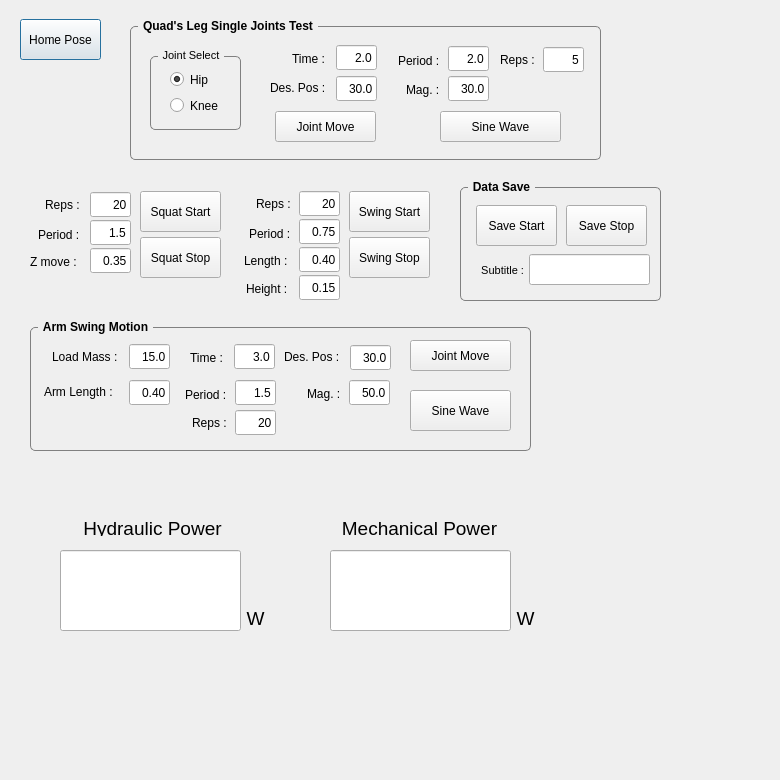
<?xml version="1.0" encoding="UTF-8"?>
<ui version="4.0">
 <class>QuadEffTestDialog</class>
 <widget class="QDialog" name="QuadEffTestDialog">
  <property name="geometry">
   <rect>
    <x>0</x>
    <y>0</y>
    <width>780</width>
    <height>780</height>
   </rect>
  </property>
  <property name="windowTitle">
   <string>Dialog</string>
  </property>
  <widget class="QPushButton" name="BTN_HOMEPOSE">
   <property name="geometry">
    <rect>
     <x>20</x>
     <y>19</y>
     <width>81</width>
     <height>41</height>
    </rect>
   </property>
   <property name="text">
    <string>Home Pose</string>
   </property>
  </widget>
  <widget class="QPushButton" name="BTN_SQUAT_GO">
   <property name="geometry">
    <rect>
     <x>140</x>
     <y>191</y>
     <width>81</width>
     <height>41</height>
    </rect>
   </property>
   <property name="text">
    <string>Squat Start</string>
   </property>
  </widget>
  <widget class="QPushButton" name="BTN_SQUAT_STOP">
   <property name="geometry">
    <rect>
     <x>140</x>
     <y>237</y>
     <width>81</width>
     <height>41</height>
    </rect>
   </property>
   <property name="text">
    <string>Squat Stop</string>
   </property>
  </widget>
  <widget class="QPushButton" name="BTN_SWING_GO">
   <property name="geometry">
    <rect>
     <x>349</x>
     <y>191</y>
     <width>81</width>
     <height>41</height>
    </rect>
   </property>
   <property name="text">
    <string>Swing Start</string>
   </property>
  </widget>
  <widget class="QPushButton" name="BTN_SWING_STOP">
   <property name="geometry">
    <rect>
     <x>349</x>
     <y>237</y>
     <width>81</width>
     <height>41</height>
    </rect>
   </property>
   <property name="text">
    <string>Swing Stop</string>
   </property>
  </widget>
  <widget class="QLineEdit" name="EDIT_SQUAT_PERIOD">
   <property name="geometry">
    <rect>
     <x>90</x>
     <y>220</y>
     <width>41</width>
     <height>25</height>
    </rect>
   </property>
   <property name="text">
    <string>1.5</string>
   </property>
   <property name="alignment">
    <set>Qt::AlignRight|Qt::AlignTrailing|Qt::AlignVCenter</set>
   </property>
  </widget>
  <widget class="QLabel" name="label">
   <property name="geometry">
    <rect>
     <x>38</x>
     <y>227</y>
     <width>51</width>
     <height>16</height>
    </rect>
   </property>
   <property name="text">
    <string>Period :</string>
   </property>
  </widget>
  <widget class="QLineEdit" name="EDIT_SQUAT_Z_POS">
   <property name="geometry">
    <rect>
     <x>90</x>
     <y>248</y>
     <width>41</width>
     <height>25</height>
    </rect>
   </property>
   <property name="text">
    <string>0.35</string>
   </property>
   <property name="alignment">
    <set>Qt::AlignRight|Qt::AlignTrailing|Qt::AlignVCenter</set>
   </property>
  </widget>
  <widget class="QLabel" name="label_2">
   <property name="geometry">
    <rect>
     <x>30</x>
     <y>255</y>
     <width>59</width>
     <height>14</height>
    </rect>
   </property>
   <property name="text">
    <string>Z move :</string>
   </property>
  </widget>
  <widget class="QLineEdit" name="EDIT_SQUAT_REPS">
   <property name="geometry">
    <rect>
     <x>90</x>
     <y>192</y>
     <width>41</width>
     <height>25</height>
    </rect>
   </property>
   <property name="text">
    <string>20</string>
   </property>
   <property name="alignment">
    <set>Qt::AlignRight|Qt::AlignTrailing|Qt::AlignVCenter</set>
   </property>
  </widget>
  <widget class="QLabel" name="label_3">
   <property name="geometry">
    <rect>
     <x>45</x>
     <y>197</y>
     <width>41</width>
     <height>16</height>
    </rect>
   </property>
   <property name="text">
    <string>Reps :</string>
   </property>
  </widget>
  <widget class="QLineEdit" name="EDIT_SWING_LENGTH">
   <property name="geometry">
    <rect>
     <x>299</x>
     <y>247</y>
     <width>41</width>
     <height>25</height>
    </rect>
   </property>
   <property name="text">
    <string>0.40</string>
   </property>
   <property name="alignment">
    <set>Qt::AlignRight|Qt::AlignTrailing|Qt::AlignVCenter</set>
   </property>
  </widget>
  <widget class="QLineEdit" name="EDIT_SWING_PERIOD">
   <property name="geometry">
    <rect>
     <x>299</x>
     <y>219</y>
     <width>41</width>
     <height>25</height>
    </rect>
   </property>
   <property name="text">
    <string>0.75</string>
   </property>
   <property name="alignment">
    <set>Qt::AlignRight|Qt::AlignTrailing|Qt::AlignVCenter</set>
   </property>
  </widget>
  <widget class="QLabel" name="label_4">
   <property name="geometry">
    <rect>
     <x>244</x>
     <y>251</y>
     <width>51</width>
     <height>20</height>
    </rect>
   </property>
   <property name="text">
    <string>Length :</string>
   </property>
  </widget>
  <widget class="QLineEdit" name="EDIT_SWING_REPS">
   <property name="geometry">
    <rect>
     <x>299</x>
     <y>191</y>
     <width>41</width>
     <height>25</height>
    </rect>
   </property>
   <property name="text">
    <string>20</string>
   </property>
   <property name="alignment">
    <set>Qt::AlignRight|Qt::AlignTrailing|Qt::AlignVCenter</set>
   </property>
  </widget>
  <widget class="QLabel" name="label_5">
   <property name="geometry">
    <rect>
     <x>256</x>
     <y>196</y>
     <width>41</width>
     <height>16</height>
    </rect>
   </property>
   <property name="text">
    <string>Reps :</string>
   </property>
  </widget>
  <widget class="QLabel" name="label_6">
   <property name="geometry">
    <rect>
     <x>249</x>
     <y>226</y>
     <width>51</width>
     <height>16</height>
    </rect>
   </property>
   <property name="text">
    <string>Period :</string>
   </property>
  </widget>
  <widget class="QLineEdit" name="EDIT_SWING_HEIGHT">
   <property name="geometry">
    <rect>
     <x>299</x>
     <y>275</y>
     <width>41</width>
     <height>25</height>
    </rect>
   </property>
   <property name="text">
    <string>0.15</string>
   </property>
   <property name="alignment">
    <set>Qt::AlignRight|Qt::AlignTrailing|Qt::AlignVCenter</set>
   </property>
  </widget>
  <widget class="QLabel" name="label_7">
   <property name="geometry">
    <rect>
     <x>246</x>
     <y>279</y>
     <width>51</width>
     <height>20</height>
    </rect>
   </property>
   <property name="text">
    <string>Height :</string>
   </property>
  </widget>
  <widget class="QGroupBox" name="GB_JointSelection_3">
   <property name="geometry">
    <rect>
     <x>130</x>
     <y>19</y>
     <width>471</width>
     <height>141</height>
    </rect>
   </property>
   <property name="font">
    <font>
     <weight>75</weight>
     <bold>true</bold>
    </font>
   </property>
   <property name="styleSheet">
    <string notr="true">QGroupBox {
    border: 1px solid gray;
    border-radius: 5px;
    margin-top: 7px;
}

QGroupBox::title {
    subcontrol-origin: margin;
    left: 8px;
    padding: 0 3px 0 3px;
}
</string>
   </property>
   <property name="title">
    <string>Quad's Leg Single Joints Test</string>
   </property>
   <widget class="QGroupBox" name="GB_JointSelection_2">
    <property name="geometry">
     <rect>
      <x>20</x>
      <y>30</y>
      <width>91</width>
      <height>81</height>
     </rect>
    </property>
    <property name="font">
     <font>
      <pointsize>8</pointsize>
      <weight>50</weight>
      <bold>false</bold>
     </font>
    </property>
    <property name="styleSheet">
     <string notr="true">QGroupBox {
    border: 1px solid gray;
    border-radius: 5px;
    margin-top: 7px;
}

QGroupBox::title {
    subcontrol-origin: margin;
    left: 8px;
    padding: 0 3px 0 3px;
}
</string>
    </property>
    <property name="title">
     <string>Joint Select</string>
    </property>
    <widget class="QRadioButton" name="RB_TESTJOINT_HIP_JOINT">
     <property name="geometry">
      <rect>
       <x>20</x>
       <y>20</y>
       <width>51</width>
       <height>21</height>
      </rect>
     </property>
     <property name="text">
      <string>Hip</string>
     </property>
     <property name="checked">
      <bool>true</bool>
     </property>
    </widget>
    <widget class="QRadioButton" name="RB_TESTJOINT_KNEE_JOINT">
     <property name="geometry">
      <rect>
       <x>20</x>
       <y>46</y>
       <width>51</width>
       <height>21</height>
      </rect>
     </property>
     <property name="text">
      <string>Knee</string>
     </property>
    </widget>
   </widget>
   <widget class="QPushButton" name="BTN_TESTJOINT_MOVEJOINT_GO">
    <property name="geometry">
     <rect>
      <x>145</x>
      <y>92</y>
      <width>101</width>
      <height>31</height>
     </rect>
    </property>
    <property name="font">
     <font>
      <weight>50</weight>
      <bold>false</bold>
     </font>
    </property>
    <property name="text">
     <string>Joint Move</string>
    </property>
   </widget>
   <widget class="QLabel" name="label_11">
    <property name="geometry">
     <rect>
      <x>162</x>
      <y>32</y>
      <width>51</width>
      <height>16</height>
     </rect>
    </property>
    <property name="font">
     <font>
      <weight>50</weight>
      <bold>false</bold>
     </font>
    </property>
    <property name="text">
     <string>Time :</string>
    </property>
   </widget>
   <widget class="QLineEdit" name="EDIT_TESTJOINT_MOVEJOINT_ANGLE">
    <property name="geometry">
     <rect>
      <x>206</x>
      <y>57</y>
      <width>41</width>
      <height>25</height>
     </rect>
    </property>
    <property name="font">
     <font>
      <weight>50</weight>
      <bold>false</bold>
     </font>
    </property>
    <property name="text">
     <string>30.0</string>
    </property>
    <property name="alignment">
     <set>Qt::AlignRight|Qt::AlignTrailing|Qt::AlignVCenter</set>
    </property>
   </widget>
   <widget class="QLineEdit" name="EDIT_TESTJOINT_MOVEJOINT_TIME">
    <property name="geometry">
     <rect>
      <x>206</x>
      <y>26</y>
      <width>41</width>
      <height>25</height>
     </rect>
    </property>
    <property name="font">
     <font>
      <weight>50</weight>
      <bold>false</bold>
     </font>
    </property>
    <property name="text">
     <string>2.0</string>
    </property>
    <property name="alignment">
     <set>Qt::AlignRight|Qt::AlignTrailing|Qt::AlignVCenter</set>
    </property>
   </widget>
   <widget class="QLabel" name="label_10">
    <property name="geometry">
     <rect>
      <x>140</x>
      <y>62</y>
      <width>59</width>
      <height>14</height>
     </rect>
    </property>
    <property name="font">
     <font>
      <weight>50</weight>
      <bold>false</bold>
     </font>
    </property>
    <property name="text">
     <string>Des. Pos :</string>
    </property>
   </widget>
   <widget class="QLabel" name="label_12">
    <property name="geometry">
     <rect>
      <x>370</x>
      <y>33</y>
      <width>41</width>
      <height>16</height>
     </rect>
    </property>
    <property name="font">
     <font>
      <weight>50</weight>
      <bold>false</bold>
     </font>
    </property>
    <property name="text">
     <string>Reps :</string>
    </property>
   </widget>
   <widget class="QLineEdit" name="EDIT_TESTJOINT_SINEWAVE_REPS">
    <property name="geometry">
     <rect>
      <x>413</x>
      <y>28</y>
      <width>41</width>
      <height>25</height>
     </rect>
    </property>
    <property name="font">
     <font>
      <weight>50</weight>
      <bold>false</bold>
     </font>
    </property>
    <property name="text">
     <string>5</string>
    </property>
    <property name="alignment">
     <set>Qt::AlignRight|Qt::AlignTrailing|Qt::AlignVCenter</set>
    </property>
   </widget>
   <widget class="QLineEdit" name="EDIT_TESTJOINT_SINEWAVE_TIME">
    <property name="geometry">
     <rect>
      <x>318</x>
      <y>27</y>
      <width>41</width>
      <height>25</height>
     </rect>
    </property>
    <property name="font">
     <font>
      <weight>50</weight>
      <bold>false</bold>
     </font>
    </property>
    <property name="text">
     <string>2.0</string>
    </property>
    <property name="alignment">
     <set>Qt::AlignRight|Qt::AlignTrailing|Qt::AlignVCenter</set>
    </property>
   </widget>
   <widget class="QLabel" name="label_9">
    <property name="geometry">
     <rect>
      <x>268</x>
      <y>34</y>
      <width>51</width>
      <height>16</height>
     </rect>
    </property>
    <property name="font">
     <font>
      <weight>50</weight>
      <bold>false</bold>
     </font>
    </property>
    <property name="text">
     <string>Period :</string>
    </property>
   </widget>
   <widget class="QLabel" name="label_8">
    <property name="geometry">
     <rect>
      <x>276</x>
      <y>61</y>
      <width>41</width>
      <height>20</height>
     </rect>
    </property>
    <property name="font">
     <font>
      <weight>50</weight>
      <bold>false</bold>
     </font>
    </property>
    <property name="text">
     <string>Mag. :</string>
    </property>
   </widget>
   <widget class="QLineEdit" name="EDIT_TESTJOINT_SINEWAVE_MAG">
    <property name="geometry">
     <rect>
      <x>318</x>
      <y>57</y>
      <width>41</width>
      <height>25</height>
     </rect>
    </property>
    <property name="font">
     <font>
      <weight>50</weight>
      <bold>false</bold>
     </font>
    </property>
    <property name="text">
     <string>30.0</string>
    </property>
    <property name="alignment">
     <set>Qt::AlignRight|Qt::AlignTrailing|Qt::AlignVCenter</set>
    </property>
   </widget>
   <widget class="QPushButton" name="BTN_TESTJOINT_SINEWAVE_GO">
    <property name="geometry">
     <rect>
      <x>310</x>
      <y>92</y>
      <width>121</width>
      <height>31</height>
     </rect>
    </property>
    <property name="font">
     <font>
      <weight>50</weight>
      <bold>false</bold>
     </font>
    </property>
    <property name="text">
     <string>Sine Wave</string>
    </property>
   </widget>
  </widget>
  <widget class="QGroupBox" name="GB_JointSelection_4">
   <property name="geometry">
    <rect>
     <x>30</x>
     <y>320</y>
     <width>501</width>
     <height>131</height>
    </rect>
   </property>
   <property name="font">
    <font>
     <weight>75</weight>
     <bold>true</bold>
    </font>
   </property>
   <property name="styleSheet">
    <string notr="true">QGroupBox {
    border: 1px solid gray;
    border-radius: 5px;
    margin-top: 7px;
}

QGroupBox::title {
    subcontrol-origin: margin;
    left: 8px;
    padding: 0 3px 0 3px;
}
</string>
   </property>
   <property name="title">
    <string>Arm Swing Motion</string>
   </property>
   <widget class="QPushButton" name="BTN_ARMTASK_MOVEJOINT_GO">
    <property name="geometry">
     <rect>
      <x>380</x>
      <y>20</y>
      <width>101</width>
      <height>31</height>
     </rect>
    </property>
    <property name="font">
     <font>
      <weight>50</weight>
      <bold>false</bold>
     </font>
    </property>
    <property name="text">
     <string>Joint Move</string>
    </property>
   </widget>
   <widget class="QLabel" name="label_18">
    <property name="geometry">
     <rect>
      <x>160</x>
      <y>30</y>
      <width>51</width>
      <height>16</height>
     </rect>
    </property>
    <property name="font">
     <font>
      <weight>50</weight>
      <bold>false</bold>
     </font>
    </property>
    <property name="text">
     <string>Time :</string>
    </property>
   </widget>
   <widget class="QLineEdit" name="EDIT_ARMTASK_MOVEJOINT_ANGLE">
    <property name="geometry">
     <rect>
      <x>320</x>
      <y>25</y>
      <width>41</width>
      <height>25</height>
     </rect>
    </property>
    <property name="font">
     <font>
      <weight>50</weight>
      <bold>false</bold>
     </font>
    </property>
    <property name="text">
     <string>30.0</string>
    </property>
    <property name="alignment">
     <set>Qt::AlignRight|Qt::AlignTrailing|Qt::AlignVCenter</set>
    </property>
   </widget>
   <widget class="QLineEdit" name="EDIT_ARMTASK_MOVEJOINT_TIME">
    <property name="geometry">
     <rect>
      <x>204</x>
      <y>24</y>
      <width>41</width>
      <height>25</height>
     </rect>
    </property>
    <property name="font">
     <font>
      <weight>50</weight>
      <bold>false</bold>
     </font>
    </property>
    <property name="text">
     <string>3.0</string>
    </property>
    <property name="alignment">
     <set>Qt::AlignRight|Qt::AlignTrailing|Qt::AlignVCenter</set>
    </property>
   </widget>
   <widget class="QLabel" name="label_19">
    <property name="geometry">
     <rect>
      <x>254</x>
      <y>30</y>
      <width>59</width>
      <height>14</height>
     </rect>
    </property>
    <property name="font">
     <font>
      <weight>50</weight>
      <bold>false</bold>
     </font>
    </property>
    <property name="text">
     <string>Des. Pos :</string>
    </property>
   </widget>
   <widget class="QLabel" name="label_20">
    <property name="geometry">
     <rect>
      <x>162</x>
      <y>95</y>
      <width>41</width>
      <height>16</height>
     </rect>
    </property>
    <property name="font">
     <font>
      <weight>50</weight>
      <bold>false</bold>
     </font>
    </property>
    <property name="text">
     <string>Reps :</string>
    </property>
   </widget>
   <widget class="QLineEdit" name="EDIT_ARMTASK_SINEWAVE_REPS">
    <property name="geometry">
     <rect>
      <x>205</x>
      <y>90</y>
      <width>41</width>
      <height>25</height>
     </rect>
    </property>
    <property name="font">
     <font>
      <weight>50</weight>
      <bold>false</bold>
     </font>
    </property>
    <property name="text">
     <string>20</string>
    </property>
    <property name="alignment">
     <set>Qt::AlignRight|Qt::AlignTrailing|Qt::AlignVCenter</set>
    </property>
   </widget>
   <widget class="QLineEdit" name="EDIT_ARMTASK_SINEWAVE_TIME">
    <property name="geometry">
     <rect>
      <x>205</x>
      <y>60</y>
      <width>41</width>
      <height>25</height>
     </rect>
    </property>
    <property name="font">
     <font>
      <weight>50</weight>
      <bold>false</bold>
     </font>
    </property>
    <property name="text">
     <string>1.5</string>
    </property>
    <property name="alignment">
     <set>Qt::AlignRight|Qt::AlignTrailing|Qt::AlignVCenter</set>
    </property>
   </widget>
   <widget class="QLabel" name="label_21">
    <property name="geometry">
     <rect>
      <x>155</x>
      <y>67</y>
      <width>51</width>
      <height>16</height>
     </rect>
    </property>
    <property name="font">
     <font>
      <weight>50</weight>
      <bold>false</bold>
     </font>
    </property>
    <property name="text">
     <string>Period :</string>
    </property>
   </widget>
   <widget class="QLabel" name="label_22">
    <property name="geometry">
     <rect>
      <x>277</x>
      <y>64</y>
      <width>41</width>
      <height>20</height>
     </rect>
    </property>
    <property name="font">
     <font>
      <weight>50</weight>
      <bold>false</bold>
     </font>
    </property>
    <property name="text">
     <string>Mag. :</string>
    </property>
   </widget>
   <widget class="QLineEdit" name="EDIT_ARMTASK_SINEWAVE_MAG">
    <property name="geometry">
     <rect>
      <x>319</x>
      <y>60</y>
      <width>41</width>
      <height>25</height>
     </rect>
    </property>
    <property name="font">
     <font>
      <weight>50</weight>
      <bold>false</bold>
     </font>
    </property>
    <property name="text">
     <string>50.0</string>
    </property>
    <property name="alignment">
     <set>Qt::AlignRight|Qt::AlignTrailing|Qt::AlignVCenter</set>
    </property>
   </widget>
   <widget class="QPushButton" name="BTN_ARMTASK_SINEWAVE_GO">
    <property name="geometry">
     <rect>
      <x>380</x>
      <y>70</y>
      <width>101</width>
      <height>41</height>
     </rect>
    </property>
    <property name="font">
     <font>
      <weight>50</weight>
      <bold>false</bold>
     </font>
    </property>
    <property name="text">
     <string>Sine Wave</string>
    </property>
   </widget>
   <widget class="QLabel" name="label_23">
    <property name="geometry">
     <rect>
      <x>22</x>
      <y>27</y>
      <width>81</width>
      <height>20</height>
     </rect>
    </property>
    <property name="font">
     <font>
      <weight>50</weight>
      <bold>false</bold>
     </font>
    </property>
    <property name="text">
     <string>Load Mass :</string>
    </property>
   </widget>
   <widget class="QLineEdit" name="EDIT_ARMTASK_LOADMASS">
    <property name="geometry">
     <rect>
      <x>99</x>
      <y>24</y>
      <width>41</width>
      <height>25</height>
     </rect>
    </property>
    <property name="font">
     <font>
      <weight>50</weight>
      <bold>false</bold>
     </font>
    </property>
    <property name="text">
     <string>15.0</string>
    </property>
    <property name="alignment">
     <set>Qt::AlignRight|Qt::AlignTrailing|Qt::AlignVCenter</set>
    </property>
   </widget>
   <widget class="QLabel" name="label_24">
    <property name="geometry">
     <rect>
      <x>14</x>
      <y>61</y>
      <width>81</width>
      <height>21</height>
     </rect>
    </property>
    <property name="font">
     <font>
      <weight>50</weight>
      <bold>false</bold>
     </font>
    </property>
    <property name="text">
     <string>Arm Length :</string>
    </property>
   </widget>
   <widget class="QLineEdit" name="EDIT_ARMTASK_ARMLENGTH">
    <property name="geometry">
     <rect>
      <x>99</x>
      <y>60</y>
      <width>41</width>
      <height>25</height>
     </rect>
    </property>
    <property name="font">
     <font>
      <weight>50</weight>
      <bold>false</bold>
     </font>
    </property>
    <property name="text">
     <string>0.40</string>
    </property>
    <property name="alignment">
     <set>Qt::AlignRight|Qt::AlignTrailing|Qt::AlignVCenter</set>
    </property>
   </widget>
  </widget>
  <widget class="QLineEdit" name="DISP_HYDROPOWER">
   <property name="geometry">
    <rect>
     <x>60</x>
     <y>550</y>
     <width>181</width>
     <height>81</height>
    </rect>
   </property>
   <property name="font">
    <font>
     <pointsize>30</pointsize>
    </font>
   </property>
   <property name="alignment">
    <set>Qt::AlignRight|Qt::AlignTrailing|Qt::AlignVCenter</set>
   </property>
  </widget>
  <widget class="QLineEdit" name="DISP_MECHAPOWER">
   <property name="geometry">
    <rect>
     <x>330</x>
     <y>550</y>
     <width>181</width>
     <height>81</height>
    </rect>
   </property>
   <property name="font">
    <font>
     <pointsize>30</pointsize>
    </font>
   </property>
   <property name="alignment">
    <set>Qt::AlignRight|Qt::AlignTrailing|Qt::AlignVCenter</set>
   </property>
  </widget>
  <widget class="QLabel" name="label_13">
   <property name="geometry">
    <rect>
     <x>314</x>
     <y>520</y>
     <width>211</width>
     <height>16</height>
    </rect>
   </property>
   <property name="font">
    <font>
     <pointsize>14</pointsize>
    </font>
   </property>
   <property name="text">
    <string>Mechanical Power</string>
   </property>
   <property name="alignment">
    <set>Qt::AlignCenter</set>
   </property>
  </widget>
  <widget class="QLabel" name="label_14">
   <property name="geometry">
    <rect>
     <x>47</x>
     <y>520</y>
     <width>211</width>
     <height>16</height>
    </rect>
   </property>
   <property name="font">
    <font>
     <pointsize>14</pointsize>
    </font>
   </property>
   <property name="text">
    <string>Hydraulic Power</string>
   </property>
   <property name="alignment">
    <set>Qt::AlignCenter</set>
   </property>
  </widget>
  <widget class="QLabel" name="label_15">
   <property name="geometry">
    <rect>
     <x>240</x>
     <y>610</y>
     <width>31</width>
     <height>16</height>
    </rect>
   </property>
   <property name="font">
    <font>
     <pointsize>14</pointsize>
    </font>
   </property>
   <property name="text">
    <string>W</string>
   </property>
   <property name="alignment">
    <set>Qt::AlignCenter</set>
   </property>
  </widget>
  <widget class="QLabel" name="label_16">
   <property name="geometry">
    <rect>
     <x>510</x>
     <y>610</y>
     <width>31</width>
     <height>16</height>
    </rect>
   </property>
   <property name="font">
    <font>
     <pointsize>14</pointsize>
    </font>
   </property>
   <property name="text">
    <string>W</string>
   </property>
   <property name="alignment">
    <set>Qt::AlignCenter</set>
   </property>
  </widget>
  <widget class="QGroupBox" name="GB_JointSelection_9">
   <property name="geometry">
    <rect>
     <x>460</x>
     <y>180</y>
     <width>201</width>
     <height>121</height>
    </rect>
   </property>
   <property name="font">
    <font>
     <weight>75</weight>
     <bold>true</bold>
    </font>
   </property>
   <property name="styleSheet">
    <string notr="true">QGroupBox {
    border: 1px solid gray;
    border-radius: 5px;
    margin-top: 7px;
}

QGroupBox::title {
    subcontrol-origin: margin;
    left: 8px;
    padding: 0 3px 0 3px;
}
</string>
   </property>
   <property name="title">
    <string>Data Save</string>
   </property>
   <widget class="QPushButton" name="BTN_SAVE_START">
    <property name="geometry">
     <rect>
      <x>16</x>
      <y>25</y>
      <width>81</width>
      <height>41</height>
     </rect>
    </property>
    <property name="text">
     <string>Save Start</string>
    </property>
   </widget>
   <widget class="QPushButton" name="BTN_SAVE_STOP">
    <property name="geometry">
     <rect>
      <x>106</x>
      <y>25</y>
      <width>81</width>
      <height>41</height>
     </rect>
    </property>
    <property name="text">
     <string>Save Stop</string>
    </property>
   </widget>
   <widget class="QLineEdit" name="EDIT_SAVE_FILENAME">
    <property name="geometry">
     <rect>
      <x>69</x>
      <y>74</y>
      <width>121</width>
      <height>31</height>
     </rect>
    </property>
    <property name="font">
     <font>
      <pointsize>8</pointsize>
     </font>
    </property>
    <property name="text">
     <string/>
    </property>
    <property name="alignment">
     <set>Qt::AlignRight|Qt::AlignTrailing|Qt::AlignVCenter</set>
    </property>
   </widget>
   <widget class="QLabel" name="label_59">
    <property name="geometry">
     <rect>
      <x>6</x>
      <y>80</y>
      <width>61</width>
      <height>21</height>
     </rect>
    </property>
    <property name="font">
     <font>
      <pointsize>8</pointsize>
     </font>
    </property>
    <property name="text">
     <string>Subtitle : </string>
    </property>
    <property name="alignment">
     <set>Qt::AlignRight|Qt::AlignTrailing|Qt::AlignVCenter</set>
    </property>
   </widget>
  </widget>
 </widget>
 <resources/>
 <connections/>
</ui>
